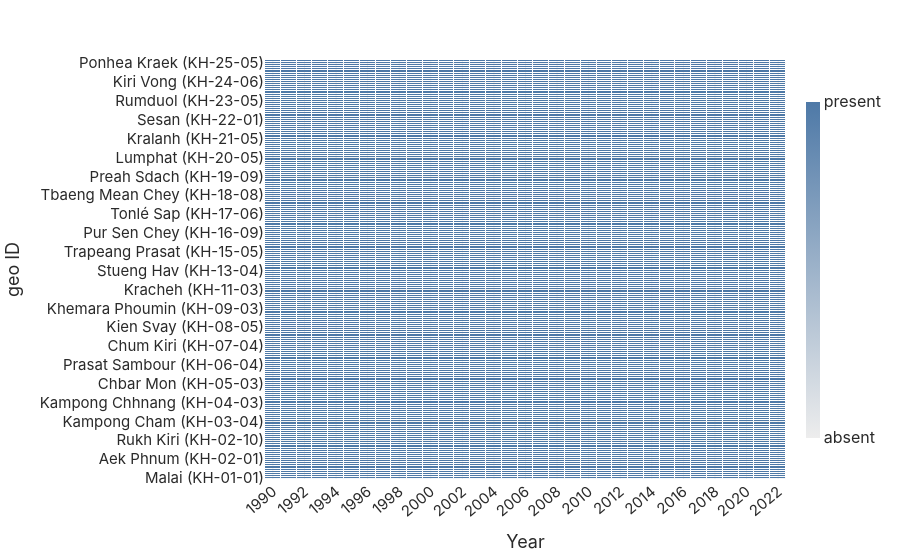

The notebook cell saved with this chart:
### Markdown cell above
## 1. Districts: GDP per capita, 1990–2022

### Structure and summary

### Code cell
structure = ex.explore_panel_structure(df)
print(structure.interpret())
structure.fig

### Figure 1 — Plotly figure (JSON) as saved in the notebook; plotly's stock layout.template omitted (floating-point values rounded to 4 significant figures; data arrays with more than 128 entries replaced by an {"elided": "..."} marker saying what was removed)
{"data": [{"colorbar": {"ticktext": ["absent", "present"], "tickvals": [0, 1], "title": {"text": ""}}, "colorscale": [[0.0, "#EDEDED"], [1.0, "#4E79A7"]], "hovertemplate": "geo ID=%{y}<br>Year=%{x}<br>%{z}<extra></extra>", "type": "heatmap", "x": ["1990", "1991", "1992", "1993", "1994", "1995", "1996", "1997", "1998", "1999", "2000", "2001", "2002", "2003", "2004", "2005", "2006", "2007", "2008", "2009", "2010", "2011", "2012", "2013", "2014", "2015", "2016", "2017", "2018", "2019", "2020", "2021", "2022"], "xgap": 1, "y": {"elided": "200 str values"}, "ygap": 1, "z": {"elided": "200x33 int values"}, "zmax": 1, "zmin": 0}], "layout": {"xaxis": {"tickangle": -40, "title": {"text": "Year"}}, "yaxis": {"title": {"text": "geo ID"}}}}
